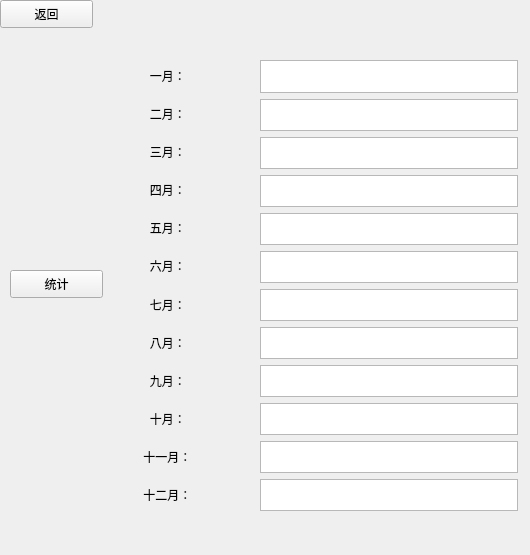
<?xml version="1.0" encoding="UTF-8"?>
<ui version="4.0">
 <class>Birthtotal</class>
 <widget class="QWidget" name="Birthtotal">
  <property name="geometry">
   <rect>
    <x>0</x>
    <y>0</y>
    <width>530</width>
    <height>555</height>
   </rect>
  </property>
  <property name="windowTitle">
   <string>统计生日月份</string>
  </property>
  <widget class="QPushButton" name="back">
   <property name="geometry">
    <rect>
     <x>0</x>
     <y>0</y>
     <width>93</width>
     <height>28</height>
    </rect>
   </property>
   <property name="text">
    <string>返回</string>
   </property>
  </widget>
  <widget class="QPushButton" name="Start">
   <property name="geometry">
    <rect>
     <x>10</x>
     <y>270</y>
     <width>93</width>
     <height>28</height>
    </rect>
   </property>
   <property name="text">
    <string>统计</string>
   </property>
  </widget>
  <widget class="QWidget" name="">
   <property name="geometry">
    <rect>
     <x>130</x>
     <y>60</y>
     <width>131</width>
     <height>451</height>
    </rect>
   </property>
   <layout class="QVBoxLayout" name="verticalLayout">
    <item>
     <widget class="QLabel" name="label">
      <property name="styleSheet">
       <string notr="true">font: 10pt &quot;微软雅黑&quot;;</string>
      </property>
      <property name="text">
       <string>      一月：</string>
      </property>
     </widget>
    </item>
    <item>
     <widget class="QLabel" name="label_10">
      <property name="styleSheet">
       <string notr="true">font: 10pt &quot;微软雅黑&quot;;</string>
      </property>
      <property name="text">
       <string>      二月：</string>
      </property>
     </widget>
    </item>
    <item>
     <widget class="QLabel" name="label_2">
      <property name="styleSheet">
       <string notr="true">font: 10pt &quot;微软雅黑&quot;;</string>
      </property>
      <property name="text">
       <string>      三月：</string>
      </property>
     </widget>
    </item>
    <item>
     <widget class="QLabel" name="label_11">
      <property name="styleSheet">
       <string notr="true">font: 10pt &quot;微软雅黑&quot;;</string>
      </property>
      <property name="text">
       <string>      四月：</string>
      </property>
     </widget>
    </item>
    <item>
     <widget class="QLabel" name="label_9">
      <property name="styleSheet">
       <string notr="true">font: 10pt &quot;微软雅黑&quot;;</string>
      </property>
      <property name="text">
       <string>      五月：</string>
      </property>
     </widget>
    </item>
    <item>
     <widget class="QLabel" name="label_12">
      <property name="styleSheet">
       <string notr="true">font: 10pt &quot;微软雅黑&quot;;</string>
      </property>
      <property name="text">
       <string>      六月：</string>
      </property>
     </widget>
    </item>
    <item>
     <widget class="QLabel" name="label_3">
      <property name="styleSheet">
       <string notr="true">font: 10pt &quot;微软雅黑&quot;;</string>
      </property>
      <property name="text">
       <string>      七月：</string>
      </property>
     </widget>
    </item>
    <item>
     <widget class="QLabel" name="label_8">
      <property name="styleSheet">
       <string notr="true">font: 10pt &quot;微软雅黑&quot;;</string>
      </property>
      <property name="text">
       <string>      八月：</string>
      </property>
     </widget>
    </item>
    <item>
     <widget class="QLabel" name="label_7">
      <property name="styleSheet">
       <string notr="true">font: 10pt &quot;微软雅黑&quot;;</string>
      </property>
      <property name="text">
       <string>      九月：</string>
      </property>
     </widget>
    </item>
    <item>
     <widget class="QLabel" name="label_4">
      <property name="styleSheet">
       <string notr="true">font: 10pt &quot;微软雅黑&quot;;</string>
      </property>
      <property name="text">
       <string>      十月：</string>
      </property>
     </widget>
    </item>
    <item>
     <widget class="QLabel" name="label_6">
      <property name="styleSheet">
       <string notr="true">font: 10pt &quot;微软雅黑&quot;;</string>
      </property>
      <property name="text">
       <string>    十一月：</string>
      </property>
     </widget>
    </item>
    <item>
     <widget class="QLabel" name="label_5">
      <property name="styleSheet">
       <string notr="true">font: 10pt &quot;微软雅黑&quot;;</string>
      </property>
      <property name="text">
       <string>    十二月：</string>
      </property>
     </widget>
    </item>
   </layout>
  </widget>
  <widget class="QWidget" name="">
   <property name="geometry">
    <rect>
     <x>260</x>
     <y>60</y>
     <width>258</width>
     <height>451</height>
    </rect>
   </property>
   <layout class="QVBoxLayout" name="verticalLayout_2">
    <item>
     <widget class="QTextBrowser" name="t_1">
      <property name="styleSheet">
       <string notr="true">font: 10pt &quot;微软雅黑&quot;;</string>
      </property>
     </widget>
    </item>
    <item>
     <widget class="QTextBrowser" name="t_2">
      <property name="styleSheet">
       <string notr="true">font: 10pt &quot;微软雅黑&quot;;</string>
      </property>
     </widget>
    </item>
    <item>
     <widget class="QTextBrowser" name="t_3">
      <property name="styleSheet">
       <string notr="true">font: 10pt &quot;微软雅黑&quot;;</string>
      </property>
     </widget>
    </item>
    <item>
     <widget class="QTextBrowser" name="t_4">
      <property name="styleSheet">
       <string notr="true">font: 10pt &quot;微软雅黑&quot;;</string>
      </property>
     </widget>
    </item>
    <item>
     <widget class="QTextBrowser" name="t_5">
      <property name="styleSheet">
       <string notr="true">font: 10pt &quot;微软雅黑&quot;;</string>
      </property>
     </widget>
    </item>
    <item>
     <widget class="QTextBrowser" name="t_6">
      <property name="styleSheet">
       <string notr="true">font: 10pt &quot;微软雅黑&quot;;</string>
      </property>
     </widget>
    </item>
    <item>
     <widget class="QTextBrowser" name="t_7">
      <property name="styleSheet">
       <string notr="true">font: 10pt &quot;微软雅黑&quot;;</string>
      </property>
     </widget>
    </item>
    <item>
     <widget class="QTextBrowser" name="t_8">
      <property name="styleSheet">
       <string notr="true">font: 10pt &quot;微软雅黑&quot;;</string>
      </property>
     </widget>
    </item>
    <item>
     <widget class="QTextBrowser" name="t_9">
      <property name="styleSheet">
       <string notr="true">font: 10pt &quot;微软雅黑&quot;;</string>
      </property>
     </widget>
    </item>
    <item>
     <widget class="QTextBrowser" name="t_10">
      <property name="styleSheet">
       <string notr="true">font: 10pt &quot;微软雅黑&quot;;</string>
      </property>
     </widget>
    </item>
    <item>
     <widget class="QTextBrowser" name="t_11">
      <property name="styleSheet">
       <string notr="true">font: 10pt &quot;微软雅黑&quot;;</string>
      </property>
     </widget>
    </item>
    <item>
     <widget class="QTextBrowser" name="t_12">
      <property name="styleSheet">
       <string notr="true">font: 10pt &quot;微软雅黑&quot;;</string>
      </property>
     </widget>
    </item>
   </layout>
  </widget>
 </widget>
 <resources/>
 <connections/>
</ui>
